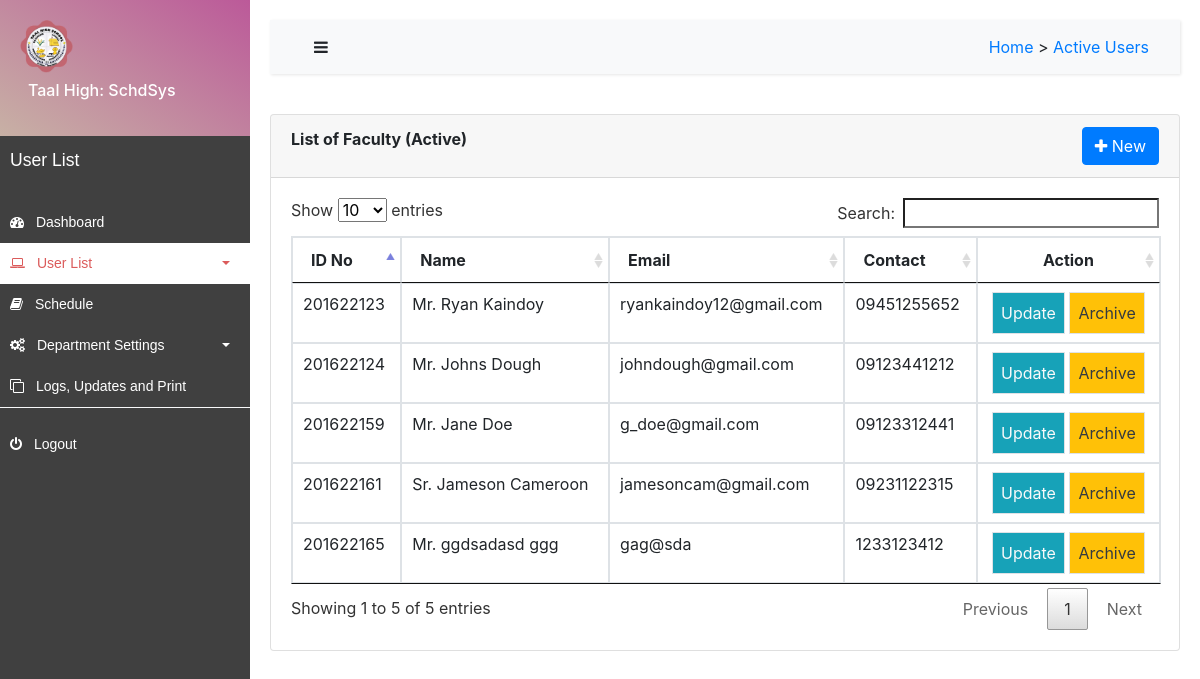
/php/admin/user_active.php, run on the app's committed database.
### tables this page shows
CREATE TABLE `users` (
  `id` int(11) NOT NULL,
  `title` varchar(50) NOT NULL,
  `first` varchar(50) NOT NULL,
  `last` varchar(50) NOT NULL,
  `email` varchar(50) NOT NULL,
  `contact` varchar(50) NOT NULL,
  `password` varchar(50) NOT NULL,
  `archive` varchar(10) NOT NULL,
  `notify` int(10) NOT NULL,
  `otp` int(10) NOT NULL,
  `verify` int(10) NOT NULL,
  `seconds` int(100) NOT NULL
);

### php/admin/user_active.php (the view, shortened to what this page needs)
<!DOCTYPE html>
<html lang = en>
<head>
    <link rel='stylesheet' type='text/css' media='screen' href='../../css/index.css'>
    <link rel="stylesheet" href="../../dist/css/bootstrap.min.css">
    <link rel="stylesheet" href="../../dist/font-awesome-4.7.0/css/font-awesome.css">
    <link href="../../dist/DataTables/datatables.min.css" rel="stylesheet">
    <link rel="stylesheet" href="../../dist/toast/jquery.toast.min.css">
    <link rel="stylesheet" href="../../dist/swal/dist/sweetalert2.min.css">
</head>
<body>
<div class="wrapper">
        <nav id="sidebar">
            <div class="sidebar-header">
                <span class="h6 fw-bold">
                    <img src="../../images/logo.png" class = "w-25 ">
                    <label class = "p-2 h-25">Taal High: SchdSys</label>
                </span>
            </div>
            <ul class="list-unstyled components">
                <p>User List</p>
                <li>
                    <a href="dashboard.php">
                        <i class="fa fa-dashboard text-center"></i>
                        <span class="nav-text p-2">
                            Dashboard
                        </span>
                    </a>
                </li>
                <li class="active">
                    <a href="#homeSubmenu" data-toggle="collapse" aria-expanded="false" class="dropdown-toggle"><i class="fa fa-laptop text-center"></i>
                        <span class="nav-text p-2">
                            User List
                        </span>
                    </a>
                </li>
                <li>
                    <a href="schedule.php"><i class="fa fa-book text-center"></i>
                        <span class="nav-text p-2">
                            Schedule
                        </span>
                    </a>
                </li>
                <li>
                    <a href="#pageSubmenu" data-toggle="collapse" aria-expanded="false" class="dropdown-toggle"><i class="fa fa-cogs text-center"></i>
                        <span class="nav-text p-2">
                            Department Settings
                        </span>
                    </a>
                </li>
                <li>
                    <a href="logs.php"><i class="fa fa-clone text-center"></i>
                        <span class="nav-text p-2">
                        Logs, Updates and Print
                        </span>
                    </a>
                </li>
            </ul>
            <ul class="list-unstyled CTAs">
                <li>
                    <a data-toggle="modal" data-target="#close"><i class="fa fa-power-off text-center"></i>
                        <span class="nav-text p-2">
                           Logout
                        </span>
                    </a>
                </li>
            </ul>
        </nav>
        <div id="content">
            <nav class="navbar navbar-expand-lg navbar-light bg-light">
                <div class="container-fluid">
                    <button type="button" id="sidebarCollapse" class="btn btn-light">
                        <i class="fa fa-bars"></i>
                    </button>
                    <div class="row">
                        <div class="col">
                        <a href="dashboard.php" class = "link-primary">Home</span></a> > <a href="user_active.php" class="link-success">Active Users</span></a>
                        </div>
                    </div>
                </div>
            </nav>
                <div class="card">
					<div class="card-header">
						<b>List of Faculty (Active)</b>
						<span class="">
                            <button type="button" class="btn btn-primary float-right" data-toggle="modal" data-target="#modalCreate">
                                <i class="fa fa-plus"></i> New
                            </button>
						</span>
					</div>
					<div class="card-body" style="overflow-y:auto;">
						<table class="table table-bordered table-condensed table-hover">
							<thead>
								<tr>
									<th class="">ID No</th>
									<th class="">Name</th>
									<th class="">Email</th>
									<th class="">Contact</th>
									<th class="text-center">Action</th>
								</tr>
							</thead>
							<tbody>
                                <?php
                                    include '../connect.php';
                                    $sql = "SELECT * from `users` WHERE `archive` = 'NO'";
                                    $result = mysqli_query($con,$sql);
                                    if($result){
                                        while($row = mysqli_fetch_assoc($result)){
                                            $id = $row['id'];
                                            $title = $row['title'];
                                            $first = $row['first'];
                                            $last = $row['last'];
                                            $email = $row['email'];
                                            $contact = $row['contact'];
                                            $full = implode(' ', array($title, $first, $last));
                                            if($id != 12344112){
                                                echo '
                                                    <tr>
                                                        <td>'.$id.'</td>
                                                        <td>'.$full.'</td>
                                                        <td>'.$email.'</td>
                                                        <td>'.$contact.'</td>
                                                        <td class = "text-center">
                                                            <button type="button" class = "ups bg-info p-2 border border-5 text-light" id = "'.$id.'">Update</button>
                                                            <button type="button" class = "mem bg-warning p-2 border border-5 text-dark" id = "'.$id.'">Archive</button>
                                                        </td>
                                                    </tr>
                                                ';
                                            }
                                        }
                                    }else{
                                        die("Adding Failed: " . mysqli_error());
                                    }
                                ?>
							</tbody>
						</table>
					</div>
				</div>
        </div>
    </div>
</body>
</html>

### css/index.css (style rules this page uses)
body { font-family: 'Poppins', sans-serif; background: #fafafa; }
.wrapper p { font-family: 'Poppins', sans-serif; font-size: 1.1em; font-weight: 300; line-height: 1.7em; color: #999; }
a, a:hover, a:focus { color: inherit; text-decoration: none; transition: all 0.3s; }
.navbar { padding: 15px 10px; background: #fff; border: none; border-radius: 0; margin-bottom: 40px; box-shadow: 1px 1px 3px rgba(0, 0, 0, 0.1); }
.wrapper { display: flex; width: 100%; align-items: stretch; }
#sidebar { min-width: 250px; max-width: 250px; background: rgb(64, 64, 64); color: #fff; transition: all 0.3s; }
#sidebar .sidebar-header { padding: 20px; background: linear-gradient(212.38deg, rgba(240, 100, 191, 0.7) 0%, rgba(255, 223, 206, 0.71) 100%);; }
#sidebar ul.components { border-bottom: 1px solid #f8f9fa; }
#sidebar ul p { color: #fff; padding: 10px; }
#sidebar ul li a { padding: 10px; font-size: 1.1em; display: block; color:white; font-family: arial; font-size: 14px; text-decoration:none; }
#sidebar ul li.active>a, a[aria-expanded="true"] { color: rgb(219, 91, 91); background: #ffffff; }
a[data-toggle="collapse"] { position: relative; }
.dropdown-toggle::after { display: block; position: absolute; top: 50%; right: 20px; transform: translateY(-50%); }
#content { width: 100%; padding: 20px; min-height: 100vh; transition: all 0.3s; }

### data on the page
users: id "201622123", full "Mr. Ryan Kaindoy", email "ryankaindoy12@gmail.com", contact "09451255652"
users: id "201622124", full "Mr. Johns Dough", email "johndough@gmail.com", contact "09123441212"
users: id "201622159", full "Mr. Jane Doe", email "g_doe@gmail.com", contact "09123312441"
users: id "201622161", full "Sr. Jameson Cameroon", email "jamesoncam@gmail.com", contact "09231122315"
users: id "201622165", full "Mr. ggdsadasd ggg", email "gag@sda", contact "1233123412"
